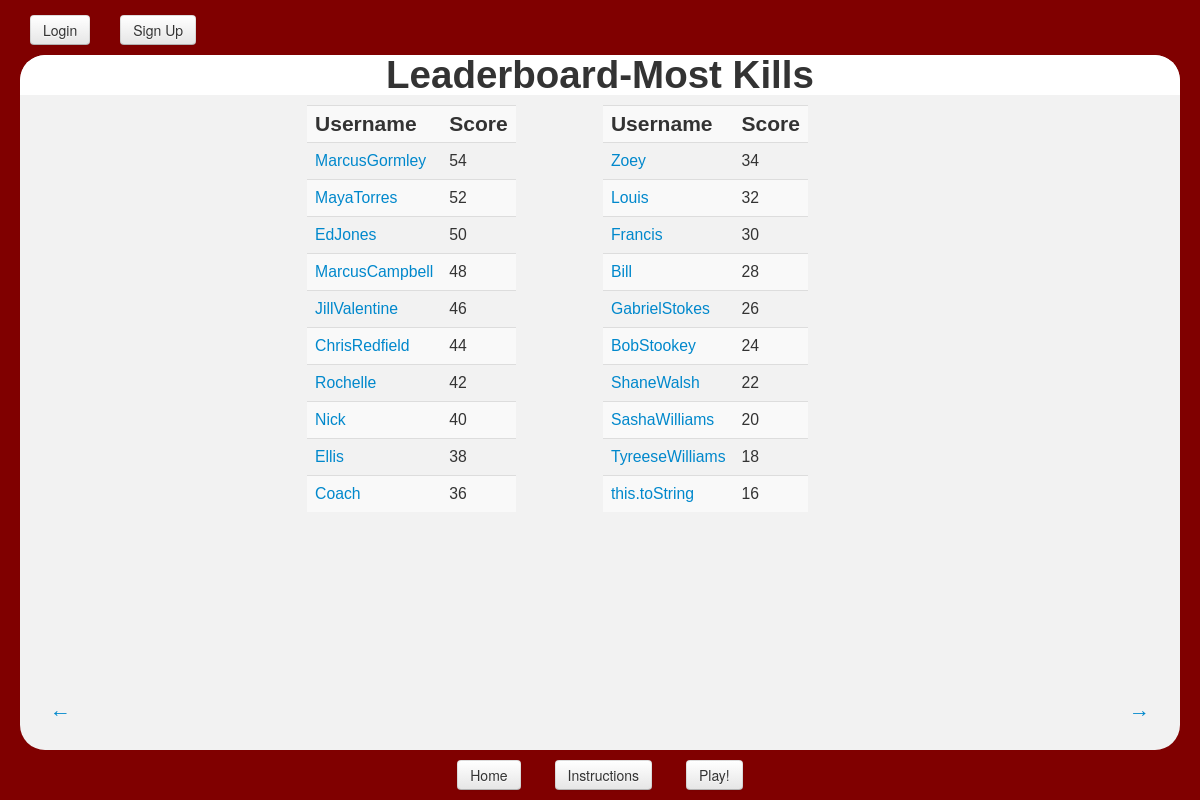
The page /zombie_search/most_kills/ on the database its author committed.
### zombie_search/models.py (models this page shows, shortened)
class Player(models.Model):
    user = models.OneToOneField(User)
    profile_picture = models.ImageField(upload_to = "player-proflies", blank=True)
    player_state = PickledObjectField()
    update_state = PickledObjectField()
    street = PickledObjectField()
    game_state = PickledObjectField()
    _time_left=PickledObjectField()
    games_played = models.IntegerField(default=0)
    total_days = models.IntegerField(default=0)
    avg_days = models.FloatField(default=0.0)
    most_days_survived = models.IntegerField(default=0)
    most_kills = models.IntegerField(default=0)
    total_kills = models.IntegerField(default=0)
    most_people = models.IntegerField(default=0)
    slug = models.SlugField(unique=True)

### zombie_search/views.py (the view)
def most_kills(request):
    context_dict = get_leaderboard(request, 'most_kills',"", "total_days")
    return render(request, 'zombie_search/Home.html', context_dict)

### zombie_search/views.py (called while the page is built)
def get_user_slug(request):
    username = request.user
    try:
        player = Player.objects.get(user = username)
        user_slug = player.slug
    except:
        user_slug = None
    return user_slug

def decode_url(str):
    str = str.replace('_', ' ')
    return str.title()

def get_leaderboard(request, OrderBy, left, right):
    top_ten = Player.objects.order_by(OrderBy).reverse()[:10]
    next_ten = Player.objects.order_by(OrderBy).reverse()[10:20]
    context_dict = {'top_ten': top_ten,
					'next_ten': next_ten,
					'lefturl':left,
					'righturl':right,
					'this': decode_url(OrderBy),
                    'slug': get_user_slug(request)
					}
    return context_dict

### templates/zombie_search/Home.html (shortened to what this page needs)
{% extends 'zombie_search/Base.html' %}
{% block header %}Leaderboard-{{this}}{% endblock %}
{% block body %}
<a href ="/zombie_search/{{ lefturl }}" id="load_leaderboard" style="position: absolute; left:30px; bottom: 30px;">&larr;</a>
	<table class = "table table-striped">
		<tr>
		<th>Username</th>
		<th>Score</th>
		</tr>
		{% for player in top_ten %}
			<tr>
			<td><a href= "/zombie_search/profile/{{ player.slug }}">{{ player.user.username }}</a></td>
			<td>{{ player.most_kills }}</td>
			</tr>
		{% endfor %}
	</table>
	<table class="table table-striped">
		<tr>
		<th>Username</th>
		<th>Score</th>
		</tr>
		{% for player in next_ten %}
			<tr>
			<td><a href= "/zombie_search/profile/{{ player.slug }}">{{ player.user.username }}</a></td>
			<td>{{ player.most_kills }}</td>
			</tr>
		{% endfor %}
	</table>
<a href = "/zombie_search/{{ righturl }}" style="position:absolute; right:30px; bottom: 30px;">&rarr;</a>
{% endblock %}

### static/css/base_style.css (style rules this page uses)
body { background-color: #800000; padding-bottom: 70px; overflow: auto; }
.table { display:table; margin: auto; width:25%; display: inline-block; margin-top: 10px; }
.table td { font-size: 75%; }

### rows shown on the page
Player: user.username "MarcusGormley", most_kills "54"
Player: user.username "MayaTorres", most_kills "52"
Player: user.username "EdJones", most_kills "50"
Player: user.username "MarcusCampbell", most_kills "48"
Player: user.username "JillValentine", most_kills "46"
Player: user.username "ChrisRedfield", most_kills "44"
Player: user.username "Rochelle", most_kills "42"
Player: user.username "Nick", most_kills "40"
Player: user.username "Ellis", most_kills "38"
Player: user.username "Coach", most_kills "36"
Player: user.username "Zoey", most_kills "34"
Player: user.username "Louis", most_kills "32"
Player: user.username "Francis", most_kills "30"
Player: user.username "Bill", most_kills "28"
Player: user.username "GabrielStokes", most_kills "26"
Player: user.username "BobStookey", most_kills "24"
Player: user.username "ShaneWalsh", most_kills "22"
Player: user.username "SashaWilliams", most_kills "20"
Player: user.username "TyreeseWilliams", most_kills "18"
Player: user.username "this.toString", most_kills "16"

### other values the page prints
{{ this }} "Most Kills"
